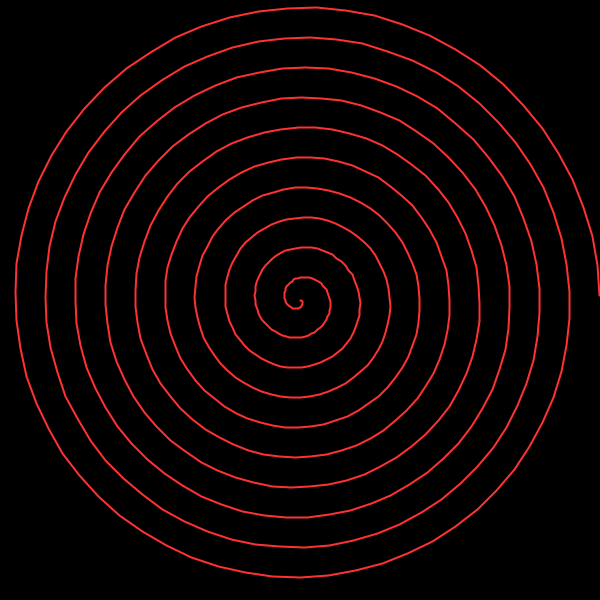
Frame 1 (no input)
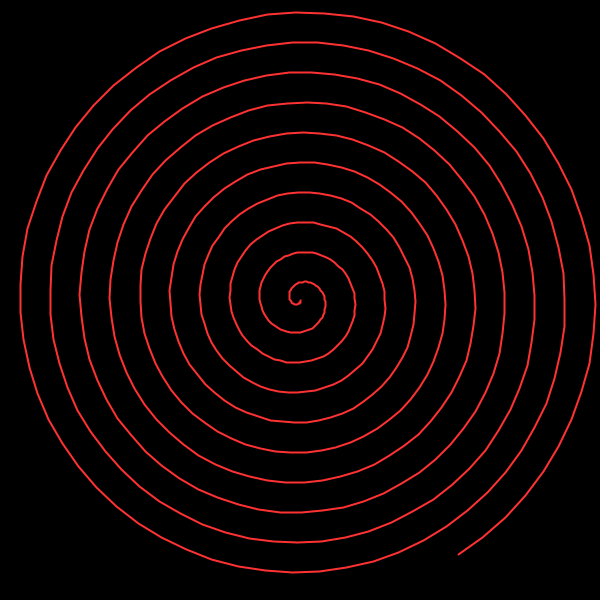
Frame 60 (the mouse pressed at the canvas centre just before this capture)
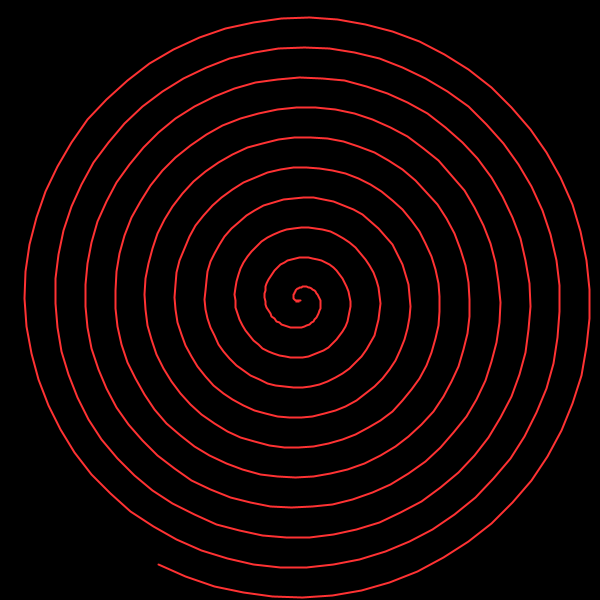
Frame 120 (the mouse held since frame 60 and released just before this capture)

The Processing sketch that drew these frames (run headless with seeded random() and noise(); from frame 60 on, the mouse is pressed at the canvas centre):

// Processing sketch: extra2_spiralspins
// ── extra2_spiralspins.pde
void setup() {
  size(600, 600);            // Set the canvas size to 600x600 pixels
  frameRate(60);             // Set frame rate for smooth animation
  noFill();                  // No fill for the spiral shape, only outlines
  colorMode(HSB, 360, 100, 100); // Use HSB color mode (Hue, Saturation, Brightness)
}

void draw() {
  background(0);             // Black background for contrast
  translate(width / 2, height / 2);  // Move the origin to the center

  // Calculate a rotation offset based on the frame count
  float rotationOffset = radians(frameCount % 360);
  
  // Draw the colorful hypnotic spiral with the current rotation offset
  drawColoredSpiral(rotationOffset);
}

// Function to draw a hypnotic spiral with a changing color gradient
// offset: rotates the spiral over time for a dynamic effect
void drawColoredSpiral(float offset) {
  strokeWeight(2);           // Set line thickness
  float maxRadius = min(width, height) / 2;  // Determine the maximum radius
  
  // Begin drawing a continuous line for the spiral
  beginShape();
  
  // Loop through angles to draw multiple turns of the spiral (10 rotations)
  for (float angle = 0; angle < TWO_PI * 10; angle += 0.1) {
    // Map the angle to a radius that grows as the angle increases
    float r = map(angle, 0, TWO_PI * 10, 0, maxRadius);
    
    // Convert polar coordinates to Cartesian coordinates, applying the rotation offset
    float x = r * cos(angle + offset);
    float y = r * sin(angle + offset);
    
    // Map the current angle to a hue value between 0 and 360 for the color gradient
    float hueValue = map(angle, 0, TWO_PI * 10, 0, 360);
    stroke(hueValue, 80, 100);  // Set the stroke color using the hue, with fixed saturation and brightness
    
    // Add the vertex to the shape
    vertex(x, y);
  }
  
  // Finish drawing the shape
  endShape();
}
